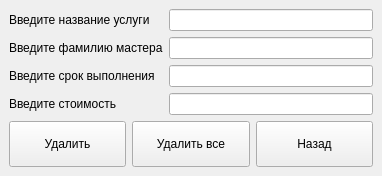
<?xml version="1.0" encoding="UTF-8"?>
<ui version="4.0">
 <class>DeleteWindow</class>
 <widget class="QMainWindow" name="DeleteWindow">
  <property name="geometry">
   <rect>
    <x>0</x>
    <y>0</y>
    <width>382</width>
    <height>176</height>
   </rect>
  </property>
  <property name="windowTitle">
   <string>Удалание данных</string>
  </property>
  <widget class="QWidget" name="centralwidget">
   <layout class="QVBoxLayout" name="verticalLayout">
    <item>
     <layout class="QFormLayout" name="formLayout">
      <item row="0" column="0">
       <widget class="QLabel" name="label">
        <property name="text">
         <string>Введите название услуги</string>
        </property>
       </widget>
      </item>
      <item row="1" column="0">
       <widget class="QLabel" name="label_2">
        <property name="text">
         <string>Введите фамилию мастера</string>
        </property>
       </widget>
      </item>
      <item row="2" column="0">
       <widget class="QLabel" name="label_3">
        <property name="text">
         <string>Введите срок выполнения</string>
        </property>
       </widget>
      </item>
      <item row="3" column="0">
       <widget class="QLabel" name="label_4">
        <property name="text">
         <string>Введите стоимость</string>
        </property>
       </widget>
      </item>
      <item row="0" column="1">
       <widget class="QLineEdit" name="lineEdit_service"/>
      </item>
      <item row="1" column="1">
       <widget class="QLineEdit" name="lineEdit_surname"/>
      </item>
      <item row="2" column="1">
       <widget class="QLineEdit" name="lineEdit_days"/>
      </item>
      <item row="3" column="1">
       <widget class="QLineEdit" name="lineEdit_price"/>
      </item>
     </layout>
    </item>
    <item>
     <layout class="QHBoxLayout" name="horizontalLayout">
      <item>
       <widget class="QPushButton" name="pushButton_delete">
        <property name="maximumSize">
         <size>
          <width>16777215</width>
          <height>50</height>
         </size>
        </property>
        <property name="text">
         <string>Удалить</string>
        </property>
       </widget>
      </item>
      <item>
       <widget class="QPushButton" name="pushButton_deleteall">
        <property name="maximumSize">
         <size>
          <width>16777215</width>
          <height>50</height>
         </size>
        </property>
        <property name="text">
         <string>Удалить все</string>
        </property>
       </widget>
      </item>
      <item>
       <widget class="QPushButton" name="pushButton_back">
        <property name="maximumSize">
         <size>
          <width>16777215</width>
          <height>50</height>
         </size>
        </property>
        <property name="text">
         <string>Назад</string>
        </property>
       </widget>
      </item>
     </layout>
    </item>
   </layout>
  </widget>
 </widget>
 <resources/>
 <connections/>
</ui>
